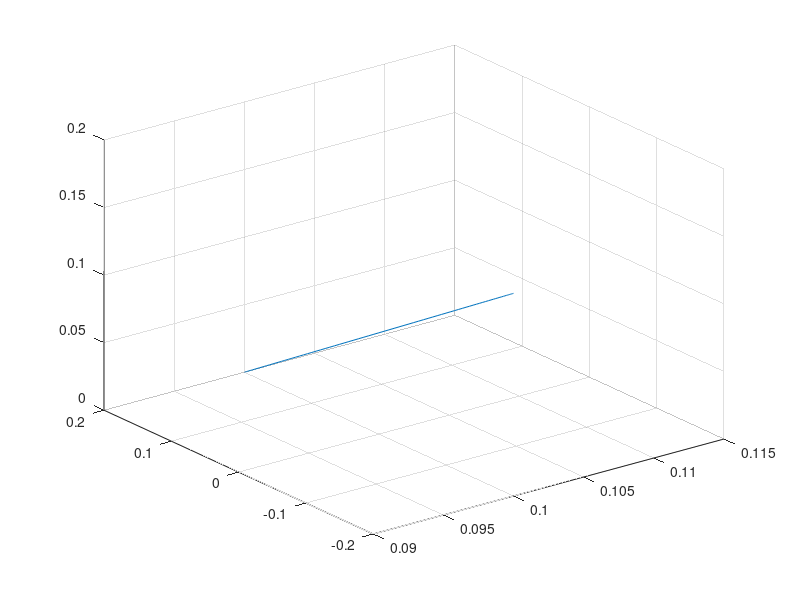

Write MATLAB code to recreate this figure.
% Generación de la trayectoria

%%%%%Parámetros de la trayectoria

%pose inicial
xin = 0.10; %m
yin = 0.20; %m
zin = 0.0; %m

%pose final
xfin = 0.10; %m
yfin = -0.20; %m
zfin = 0.15; %m

%Definición del tiempo de simulación
t_muestreo = 0.1; %seg
t_total = 10; %seg
t_sim = 0:t_muestreo:t_total;

%Cálculo de la trayecoria

x_tray = xin+((10/t_total^3)*t_sim.^3-(15/t_total^4)*t_sim.^4+(6/t_total^5)*t_sim.^5)*(xfin-xin);
y_tray = yin+((10/t_total^3)*t_sim.^3-(15/t_total^4)*t_sim.^4+(6/t_total^5)*t_sim.^5)*(yfin-yin);
z_tray = zin+((10/t_total^3)*t_sim.^3-(15/t_total^4)*t_sim.^4+(6/t_total^5)*t_sim.^5)*(zfin-zin);

plot3(x_tray,y_tray,z_tray);
grid on

%Condicionamiento de las señales de entrada

t = transpose(t_sim); 


x_tray_t = transpose(x_tray);
y_tray_t = transpose(y_tray);
z_tray_t = transpose(z_tray);


signal_xp = [t x_tray_t];
signal_yp = [t y_tray_t];
signal_zp = [t z_tray_t];
